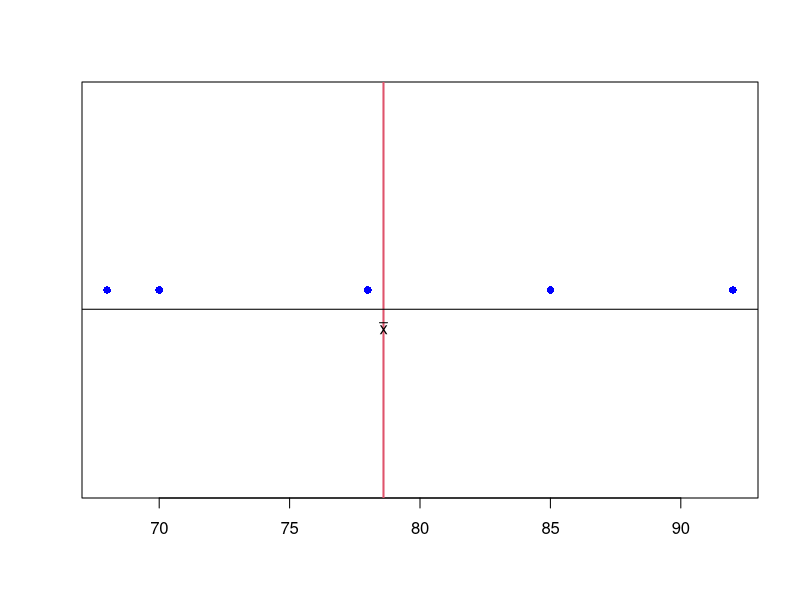
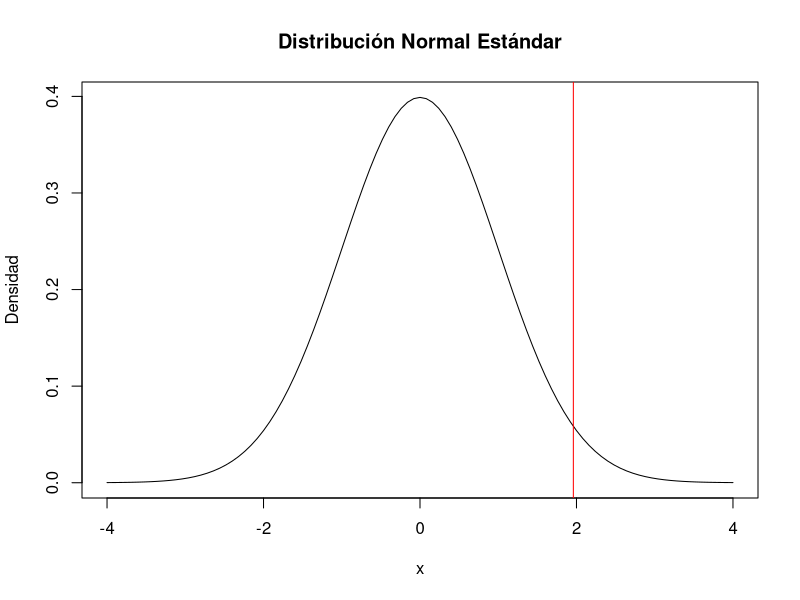
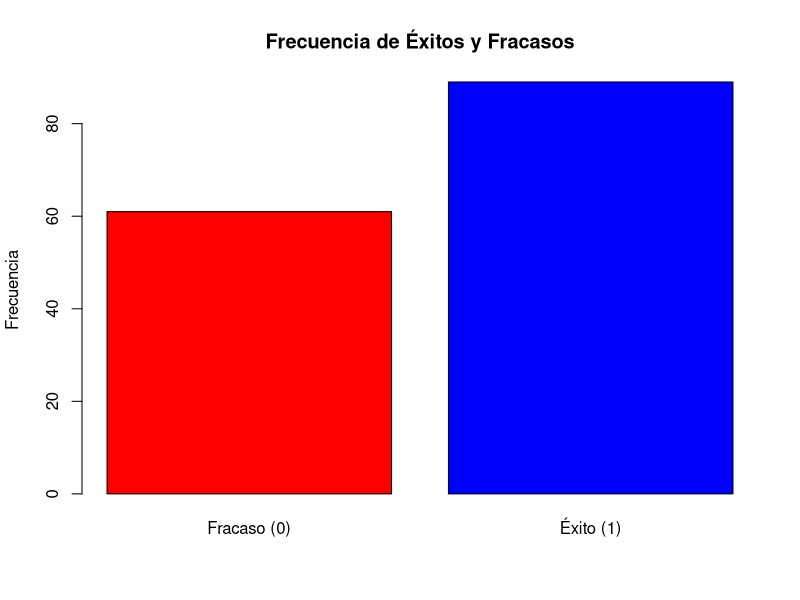
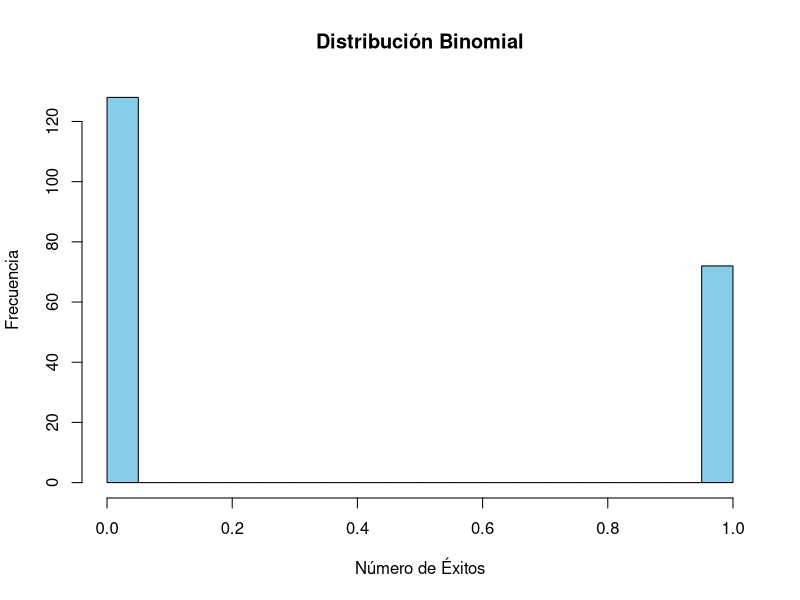
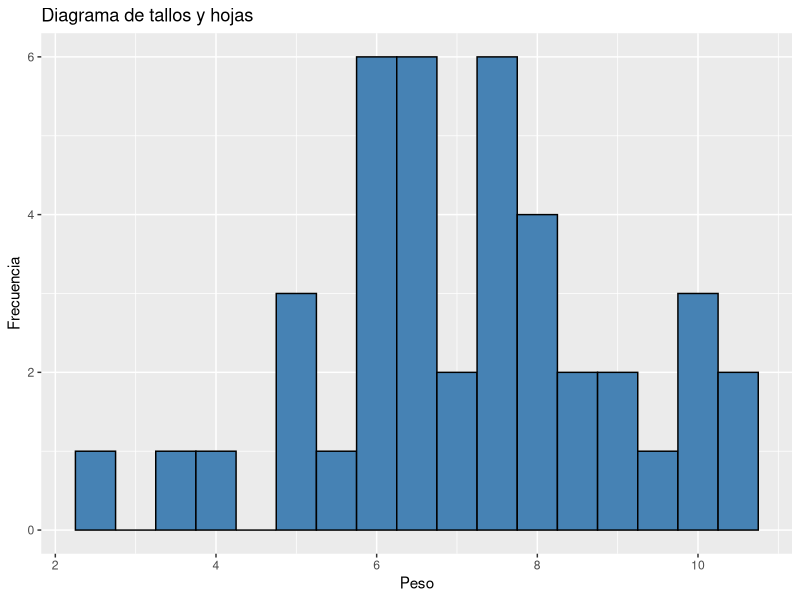
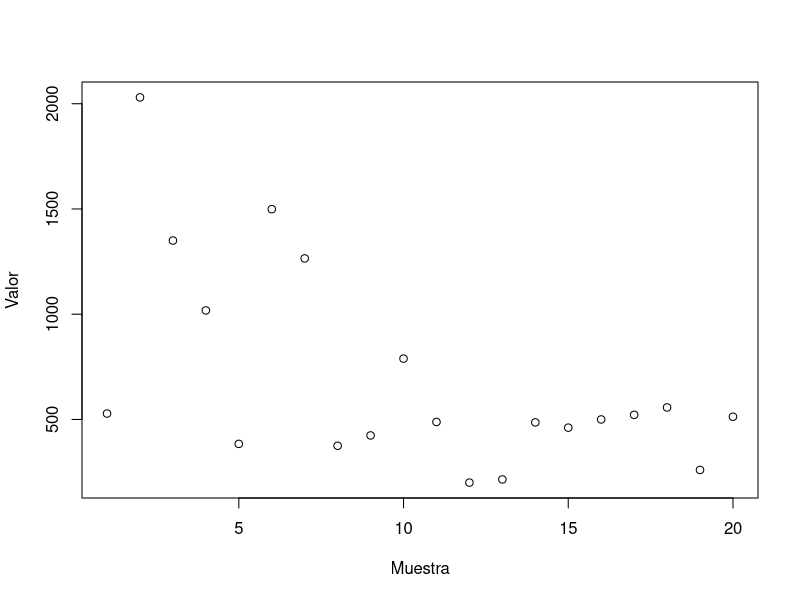
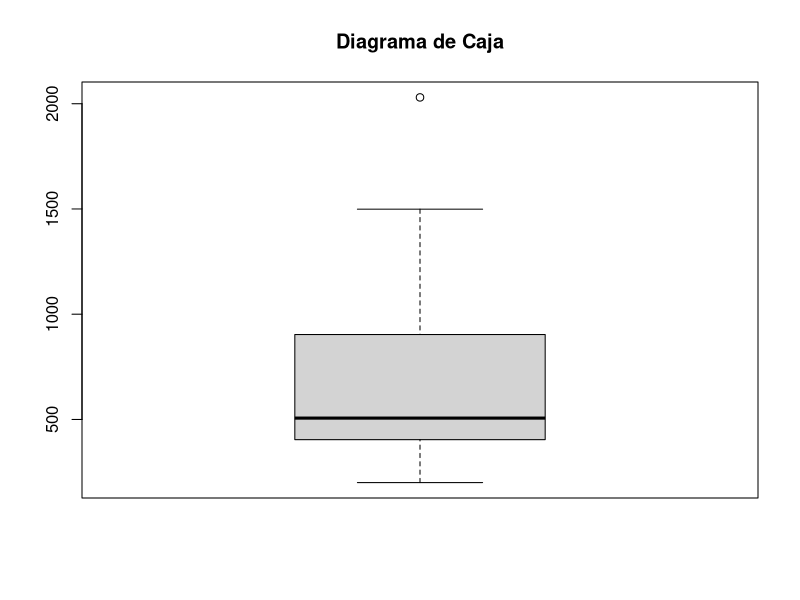
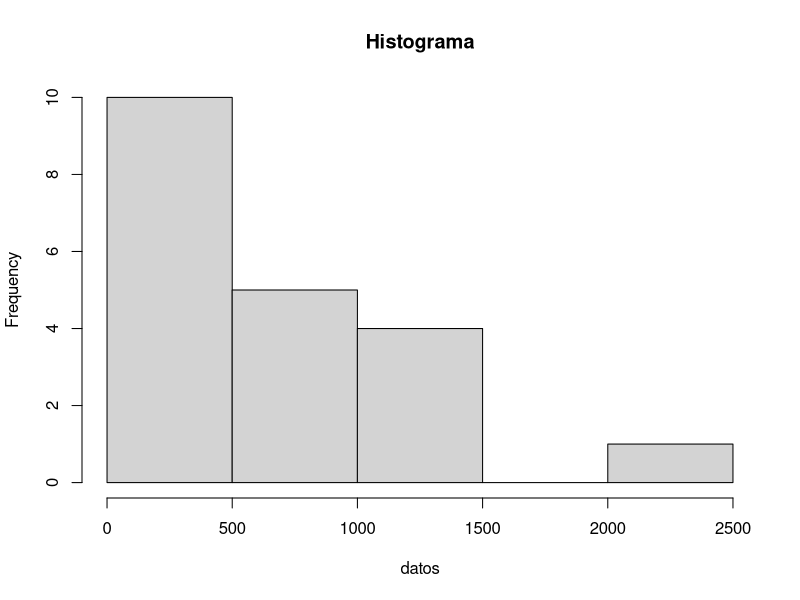

These charts were generated, in order, by the following R code:
## ---- chunk 1

nombres <- c("Atleta 1", "Atleta 2", "Atleta 3", "Atleta 4", "Atleta 5")
pesos <- c(70, 85, 78, 92, 68)

tabla <- as.data.frame(cbind(nombres, pesos))

knitr::kable(t(tabla))

## ---- chunk 2

promedio <- (70 + 85 + 78 + 92 + 68)/5
promedio

## ---- chunk 3

pesos <- c(70, 85, 78, 92, 68)
promedio <- mean(pesos)
promedio

## ---- chunk 4

stripchart(pesos, method = "stack", pch=16, col = "blue")
abline(v=78.6, col = 2, lwd = 2)
abline(h=0.9, col = 1, lwd = 1)
text(78.6, 0.8, labels = expression(bar(x)))

## ---- chunk 5

valores <- c(7, 3, 5, 9, 6)
mediana <- median(valores)
mediana

## ---- chunk 6

valores <- c(7, 3, 5, 9, 6)
IQR(valores)

## ---- chunk 7

factorial(4)

## ---- chunk 8

PA <- 0.3
PB <- 0.4
PAB <- 0.1
P_union <- PA + PB - PAB
P_union

## ---- chunk 9

PAB <- 0.1
PB <- 0.4
P_condicional <- PAB / PB
P_condicional

## ---- chunk 10

PA <- 0.3
PB_A <- 0.2
P_interseccion <- PA * PB_A
P_interseccion

## ---- chunk 11

tabla <- matrix(c(20, 30, 50, 80), nrow = 2, byrow = TRUE)
colnames(tabla) <- c("Categoria 1", "Categoria 2")
rownames(tabla) <- c("Grupo A", "Grupo B")
tabla <- as.table(tabla)
tabla

## ---- chunk 12

PA1 <- 0.2
PA2 <- 0.3
PB_A1 <- 0.5
PB_A2 <- 0.4
P_total <- PB_A1 * PA1 + PB_A2 * PA2
P_total

## ---- chunk 13

PA <- 0.3
PB_A <- 0.2
PB <- 0.4
P_Bayes <- (PB_A * PA) / PB
P_Bayes

## ---- chunk 14

n <- 10
p <- 0.5
x <- 6
prob_binomial <- choose(n, x) * p^x * (1-p)^(n-x)
prob_binomial

## ---- chunk 15

A <- 7
B <- 10
P_uniforme <- (8.5 - A) / (B - A)
P_uniforme

## ---- chunk 16

mu <- 0
sigma <- 1
x <- 1.96
p <- pnorm(x, mean = mu, sd = sigma)
p

## ---- chunk 17

curve(dnorm(x, mean = mu, sd = sigma), from = -4, to = 4, main = "Distribución Normal Estándar", ylab = "Densidad")
abline(v = x, col = "red")

## ---- chunk 18

valores <- c(1, 2, 3)
probabilidades <- c(0.2, 0.5, 0.3)
esperanza <- sum(valores * probabilidades)
esperanza

## ---- chunk 19

esperanza <- 2.1
varianza <- sum((valores - esperanza)^2 * probabilidades)
varianza

## ---- chunk 20

# Simulación de datos de una distribución de Bernoulli
set.seed(123)  # Establecemos una semilla para reproducibilidad
n <- 150        # Número de experimentos
p <- 0.6        # Probabilidad de éxito

# Generar los datos
datos_bernoulli <- rbinom(n, 1, p)

# Calcular la media de los datos
media <- mean(datos_bernoulli)
cat("La media de la distribución de Bernoulli es:", media, "\n")

# Crear un gráfico de barras
barplot(table(datos_bernoulli), col = c("red", "blue"), 
        names.arg = c("Fracaso (0)", "Éxito (1)"),
        main = "Frecuencia de Éxitos y Fracasos",
        ylab = "Frecuencia")

## ---- chunk 21
# Simulación de datos de una distribución binomial
set.seed(456)  # Establecemos una semilla para reproducibilidad
n <- 200        # Número total de ensayos
p <- 0.3        # Probabilidad de éxito en cada ensayo

# Generar los datos
datos_binomial <- rbinom(n, size = 1, prob = p)

# Calcular la media y la varianza de los datos
media <- mean(datos_binomial)
varianza <- var(datos_binomial)
cat("La media de la distribución binomial es:", media, "\n")
cat("La varianza de la distribución binomial es:", varianza, "\n")

# Crear un histograma de los datos
hist(datos_binomial, breaks = 20, col = "skyblue",
     main = "Distribución Binomial",
     xlab = "Número de Éxitos",
     ylab = "Frecuencia")

## ---- chunk 22

#Usando la formula directa

lambda = 6

p4 = exp(-lambda)*lambda^4 / factorial(4)
p4

#Usando la funcion 'dpois()' en R

lambda = 6
x = 4
prob_poisson = dpois(x, lambda)
prob_poisson

## ---- chunk 23

n <- 100
p <- 0.5
mu <- n * p
sigma <- sqrt(n * p * (1 - p))
prob <- pnorm(55, mean = mu, sd = sigma) - pnorm(45, mean = mu, sd = sigma)
prob

## ---- chunk 24

Pesos = c(2.4, 3.3, 4.1,5.0,5.1,5.2,5.6,5.8,5.9,5.9,6.0,6.1,6.2,6.3,6.3,6.4,6.4,6.5,6.7,6.8,7.2,7.4,7.5,7.5,7.6,7.6,7.7,7.8,7.8,7.9,7.9,8.3,8.5,8.8,9.2,9.7,9.8,9.9,10.0,10.3,10.5)

## ---- chunk 25
library(ggplot2)
datos <- c(2.4, 3.3, 4.1, 5.0, 5.1, 5.2, 5.6, 5.8, 5.9, 5.9, 6.0, 6.1, 6.2, 6.3, 
          6.3, 6.4, 6.4, 6.5, 6.7, 6.8, 7.2, 7.4, 7.5, 7.5, 7.6, 7.6, 7.7, 7.8,
          7.8, 7.9, 7.9, 8.3, 8.5, 8.8, 9.2, 9.7, 9.8, 9.9, 10.0, 10.3, 10.5)
ggplot(data.frame(value = datos), aes(value)) + 
  geom_histogram(binwidth = 0.5, fill = "steelblue", color = "black") +
  labs(title = "Diagrama de tallos y hojas", x = "Peso", y = "Frecuencia")
## ---- chunk 26

library(knitr)
library(kableExtra)

# Crear los datos
menu <- data.frame(
  Menú = c("Plato principal", "Complemento", "Postre"),
  Elección = c("Pollo o filete", "Pasta, arroz o patata", "Helado, gelatina o tarta de manzana")
)

# Generar la tabla con formato
kable(menu, align = 'l', col.names = c("Menú", "Elección")) %>%
  kable_styling(full_width = F, bootstrap_options = c("striped", "hover", "condensed", "responsive"))
## ---- chunk 27
# Cargar los datos
datos <- c(528, 2030, 1350, 1018, 384, 1499, 1265, 375, 424, 789, 488, 200, 215, 486, 461, 500, 522, 557, 260, 513)

# a) Encontrar la media
media <- mean(datos)
cat("La media es:", media, "\n")

# b) Encontrar la desviación estándar
desv_est <- sd(datos)
cat("La desviación estándar es:", desv_est, "\n")

# c) Encontrar la mediana
mediana <- median(datos)
cat("La mediana es:", mediana, "\n")

# d) Construir un gráfico de puntos
plot(datos, type = "p", xlab = "Muestra", ylab = "Valor")

# e) Encontrar la media recortada al 10%
media_recortada <- mean(datos, trim = 0.1)
cat("La media recortada al 10% es:", media_recortada, "\n")

# f) Encontrar el primer cuartil
q1 <- quantile(datos, 0.25)
cat("El primer cuartil es:", q1, "\n")

# g) Encontrar el tercer cuartil
q3 <- quantile(datos, 0.75)
cat("El tercer cuartil es:", q3, "\n")

# h) Encontrar el rango intercuartil
iq_rango <- q3 - q1
cat("El rango intercuartil es:", iq_rango, "\n")

# i) Construir un diagrama de caja
boxplot(datos, main = "Diagrama de Caja")

# j) Identificar puntos atípicos
outliers <- boxplot.stats(datos)$out
if (length(outliers) > 0) {
  cat("Los puntos atípicos son:", outliers, "\n")
} else {
  cat("No hay puntos atípicos.\n")
}

# k) Si se hubiera construido un histograma, ¿estaría sesgado?
hist(datos, main = "Histograma")
# El histograma parece estar ligeramente sesgado a la derecha, lo que indica que la distribución de los datos podría estar sesgada a la derecha.

## ---- chunk 28
# Cargar los datos
grupo1 <- c(18.0, 18.0, 18.0, 20.0, 22.0, 22.0, 23.0, 24.0, 25.0, 25.0, 26.0)
grupo2 <- c(15.0, 18.0, 19.0, 19.0, 19.0, 19.0, 19.5, 20.0, 20.0, 22.0, 25.0)

# a) Construir histogramas para cada grupo
par(mfrow = c(1, 2))
hist(grupo1, main = "Grupo 1", xlab = "Circunferencia (cm)")
hist(grupo2, main = "Grupo 2", xlab = "Circunferencia (cm)")

# b) Construir diagramas de caja comparativos
boxplot(grupo1, grupo2, names = c("Grupo 1", "Grupo 2"), main = "Diagramas de Caja")

# c) Comparar los resultados entre los grupos usando diagramas de caja
par(mfrow = c(1, 1))
boxplot(grupo1, grupo2, names = c("Grupo 1", "Grupo 2"), main = "Diagramas de Caja")
# El diagrama de caja muestra que el Grupo 1 tiene una mayor dispersión de los datos y valores más altos en comparación con el Grupo 2.
# Además, el Grupo 2 parece tener menos outliers o valores atípicos.
## ---- chunk 29
# Cargar los datos
calificaciones <- c(55, 70, 80, 75, 90, 80, 60, 100, 95, 70, 75, 85, 80, 80, 70, 95, 
                   100, 80, 85, 70, 85, 90, 80, 75, 85, 70, 90, 60, 80, 70, 85, 80)

# Crear la tabla de frecuencias
frecuencias <- table(calificaciones)
freq_table <- data.frame(Calificación = names(frecuencias), Frecuencia = as.numeric(frecuencias))
freq_table <- freq_table[order(as.numeric(freq_table$Calificación)), ]

# Imprimir la tabla de frecuencias
knitr::kable(freq_table, caption = "Tabla de Frecuencias")

# Crear el gráfico de barras
barplot(freq_table$Frecuencia, names.arg = freq_table$Calificación, 
        main = "Gráfico de Barras de Calificaciones",
        xlab = "Calificación", ylab = "Frecuencia")

## ---- chunk 30
# Datos
poblacion <- data.frame(
  Edad = c("Hasta 25 años", "Más de 25 años"),
  Mujeres = c(48.8, 74.5),
  Hombres = c(50.4, 66.6)
)

# (a) P(A) y P(AC)
p_a <- poblacion$Hombres[2] / (poblacion$Hombres[1] + poblacion$Hombres[2])
p_ac <- 1 - p_a
cat("P(A) =", p_a, "\nP(AC) =", p_ac, "\n")

# (b) P(B) y P(B')
p_b <- poblacion$Hombres[1] / (poblacion$Hombres[1] + poblacion$Hombres[2])
p_b_prima <- 1 - p_b
cat("P(B) =", p_b, "\nP(B') =", p_b_prima, "\n")

# (c) P(A|B)
p_a_b <- poblacion$Hombres[1] / (poblacion$Hombres[1] + poblacion$Mujeres[1])
cat("P(A|B) =", p_a_b, "\n")

# (f) P(B|A)
p_b_a <- poblacion$Hombres[1] / (poblacion$Hombres[1] + poblacion$Hombres[2])
cat("P(B|A) =", p_b_a, "\n")

## ---- chunk 31
# Datos
mu <- 4.5 # Valor esperado
sigma2 <- 0.45 # Varianza

# (a) P(X = 3)
p_x_3 <- dbinom(3, size = mu / sigma2, prob = 1 / (mu / sigma2))
cat("P(X = 3) =", p_x_3, "\n")

# (b) P(X > 4)
p_x_gt_4 <- 1 - pbinom(4, size = mu / sigma2, prob = 1 / (mu / sigma2))
cat("P(X > 4) =", p_x_gt_4, "\n")
## ---- chunk 32
# Datos
lambda <- 4 # Media de la distribución de Poisson

# (a) P(X = 1)
p_x_1 <- dpois(1, lambda)
cat("P(X = 1) =", p_x_1, "\n")

# (b) P(X = 2)
p_x_2 <- dpois(2, lambda)
cat("P(X = 2) =", p_x_2, "\n")

# (c) P(X > 2)
p_x_gt_2 <- 1 - ppois(2, lambda)
cat("P(X > 2) =", p_x_gt_2, "\n")
## ---- chunk 33
# Datos
lambda <- 1/2 # Media de la distribución exponencial (1/μ)

# (a) Valor del parámetro λ
k <- lambda
cat("El valor del parámetro λ es:", k, "\n")

# (b) Mediana del tiempo de vida
mediana <- log(2) / lambda
cat("La mediana del tiempo de vida es:", mediana, "años\n")

# (c) Desviación estándar
desv_est <- 1 / lambda
cat("La desviación estándar es:", desv_est, "años\n")

# (d) Percentil 600
percentil_600 <- qexp(0.6, rate = lambda)
cat("El percentil 600 es:", percentil_600, "años\n")

# (e) Probabilidad de que un fusible dure más de 5 años
p_mas_5_anos <- 1 - pexp(5, rate = lambda)
cat("La probabilidad de que un fusible dure más de 5 años es:", p_mas_5_anos, "\n")

# (f) Probabilidad de que funcione 2 años más si lleva 1 año
p_2_anos_mas <- pexp(2, rate = lambda) / (1 - pexp(1, rate = lambda))
cat("La probabilidad de que funcione 2 años más si lleva 1 año es:", p_2_anos_mas, "\n")
## ---- chunk 34
# Datos
media <- 64.3 # Media de la estatura en pulgadas
desv_est <- 2.6 # Desviación estándar de la estatura en pulgadas

# (a) Proporción de mujeres con estatura entre 60 y 66 pulgadas
p_60_66 <- pnorm(66, mean = media, sd = desv_est) - pnorm(60, mean = media, sd = desv_est)
cat("La proporción de mujeres con estatura entre 60 y 66 pulgadas es:", p_60_66, "\n")

# (b) Proporción de mujeres con estatura mayor a 0.5 desviaciones estándar por encima de la media
estatura_0.5_desv <- media + 0.5 * desv_est
p_mayor_0.5_desv <- 1 - pnorm(estatura_0.5_desv, mean = media, sd = desv_est)
cat("La proporción de mujeres con estatura mayor a 0.5 desviaciones estándar por encima de la media es:", p_mayor_0.5_desv, "\n")

# (c) Estatura de la mujer en el percentil 90
estatura_90_percentil <- qnorm(0.9, mean = media, sd = desv_est)
cat("La estatura de la mujer en el percentil 90 es:", estatura_90_percentil, "pulgadas\n")
